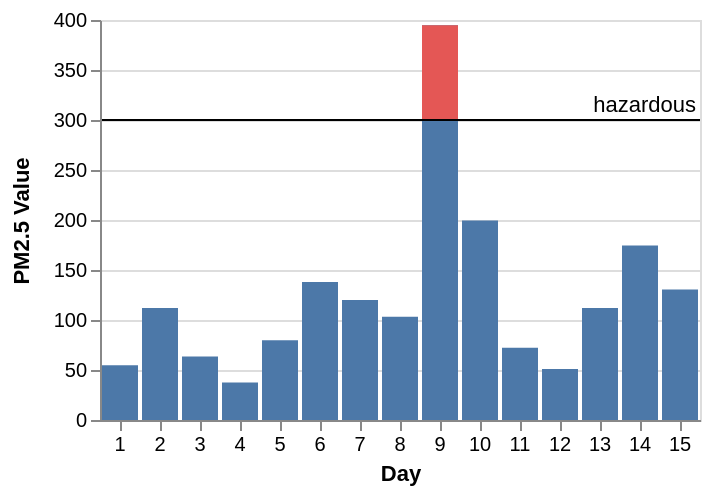

Vega-Lite specification for this chart:
### Vega specification from a JSON file in a GitHub repository (floating-point values rounded to 4 significant figures)
{"$schema": "https://vega.github.io/schema/vega/v4.json", "description": "The PM2.5 value of Beijing observed 15 days, highlighting the days when PM2.5 level is hazardous to human health. Data source https://chartaccent.github.io/chartaccent.html", "autosize": "pad", "padding": 5, "height": 200, "style": "cell", "data": [{"name": "source_0", "values": [{"Day": 1, "Value": 54.8}, {"Day": 2, "Value": 112.1}, {"Day": 3, "Value": 63.6}, {"Day": 4, "Value": 37.6}, {"Day": 5, "Value": 79.7}, {"Day": 6, "Value": 137.9}, {"Day": 7, "Value": 120.1}, {"Day": 8, "Value": 103.3}, {"Day": 9, "Value": 394.8}, {"Day": 10, "Value": 199.5}, {"Day": 11, "Value": 72.3}, {"Day": 12, "Value": 51.1}, {"Day": 13, "Value": 112}, {"Day": 14, "Value": 174.5}, {"Day": 15, "Value": 130.5}]}, {"name": "source_1", "values": [{"ThresholdValue": 300, "Threshold": "hazardous"}]}, {"name": "data_1", "source": "source_0", "transform": [{"type": "filter", "expr": "datum.Value >= 300"}, {"type": "formula", "expr": "300", "as": "baseline"}]}], "signals": [{"name": "x_step", "value": 20}, {"name": "width", "update": "bandspace(domain('x').length, 0.1, 0.05) * x_step"}], "marks": [{"name": "layer_0_layer_0_marks", "type": "rect", "style": ["bar"], "from": {"data": "source_0"}, "encode": {"update": {"fill": [{"test": "datum[\"Value\"] === null || isNaN(datum[\"Value\"])", "value": null}, {"value": "#4c78a8"}], "tooltip": {"signal": "{\"Day\": ''+datum[\"Day\"], \"Value\": format(datum[\"Value\"], \"\")}"}, "x": {"scale": "x", "field": "Day"}, "width": {"scale": "x", "band": true}, "y": {"scale": "y", "field": "Value"}, "y2": {"scale": "y", "value": 0}}}}, {"name": "layer_0_layer_1_marks", "type": "rect", "style": ["bar"], "from": {"data": "data_1"}, "encode": {"update": {"fill": [{"test": "datum[\"baseline\"] === null || isNaN(datum[\"baseline\"])", "value": null}, {"value": "#e45755"}], "tooltip": {"signal": "{\"Day\": ''+datum[\"Day\"], \"baseline\": format(datum[\"baseline\"], \"\"), \"Value\": format(datum[\"Value\"], \"\")}"}, "x": {"scale": "x", "field": "Day"}, "width": {"scale": "x", "band": true}, "y": {"scale": "y", "field": "baseline"}, "y2": {"scale": "y", "field": "Value"}}}}, {"name": "layer_1_layer_0_marks", "type": "rule", "style": ["rule"], "from": {"data": "source_1"}, "encode": {"update": {"stroke": [{"test": "datum[\"ThresholdValue\"] === null || isNaN(datum[\"ThresholdValue\"])", "value": null}, {"value": "black"}], "tooltip": {"signal": "{\"ThresholdValue\": format(datum[\"ThresholdValue\"], \"\")}"}, "x": {"value": 0}, "y": {"scale": "y", "field": "ThresholdValue"}, "x2": {"field": {"group": "width"}}}}}, {"name": "layer_1_layer_1_marks", "type": "text", "style": ["text"], "from": {"data": "source_1"}, "encode": {"update": {"align": {"value": "right"}, "dx": {"value": -2}, "dy": {"value": -4}, "fill": [{"test": "datum[\"ThresholdValue\"] === null || isNaN(datum[\"ThresholdValue\"])", "value": null}, {"value": "black"}], "tooltip": {"signal": "{\"PM2.5 Value\": format(datum[\"ThresholdValue\"], \"\"), \"Threshold\": ''+datum[\"Threshold\"]}"}, "x": {"field": {"group": "width"}}, "y": {"scale": "y", "field": "ThresholdValue"}, "text": {"signal": "''+datum[\"Threshold\"]"}}}}], "scales": [{"name": "x", "type": "band", "domain": {"fields": [{"data": "source_0", "field": "Day"}, {"data": "data_1", "field": "Day"}], "sort": true}, "range": {"step": {"signal": "x_step"}}, "paddingInner": 0.1, "paddingOuter": 0.05}, {"name": "y", "type": "linear", "domain": {"fields": [{"data": "source_0", "field": "Value"}, {"data": "data_1", "field": "baseline"}, {"data": "data_1", "field": "Value"}, {"data": "source_1", "field": "ThresholdValue"}]}, "range": [{"signal": "height"}, 0], "nice": true, "zero": true}], "axes": [{"scale": "x", "orient": "bottom", "grid": false, "title": "Day", "labelAngle": 0, "labelAlign": "center", "labelBaseline": "top", "labelOverlap": true, "zindex": 1}, {"scale": "y", "orient": "left", "grid": false, "title": "PM2.5 Value", "labelOverlap": true, "tickCount": {"signal": "floor(height/40) + 1"}, "zindex": 1}, {"scale": "y", "orient": "left", "gridScale": "x", "grid": true, "tickCount": {"signal": "floor(height/40) + 1"}, "domain": false, "labels": false, "maxExtent": 0, "minExtent": 0, "ticks": false, "zindex": 0}], "config": {"axisY": {"minExtent": 30}}}
